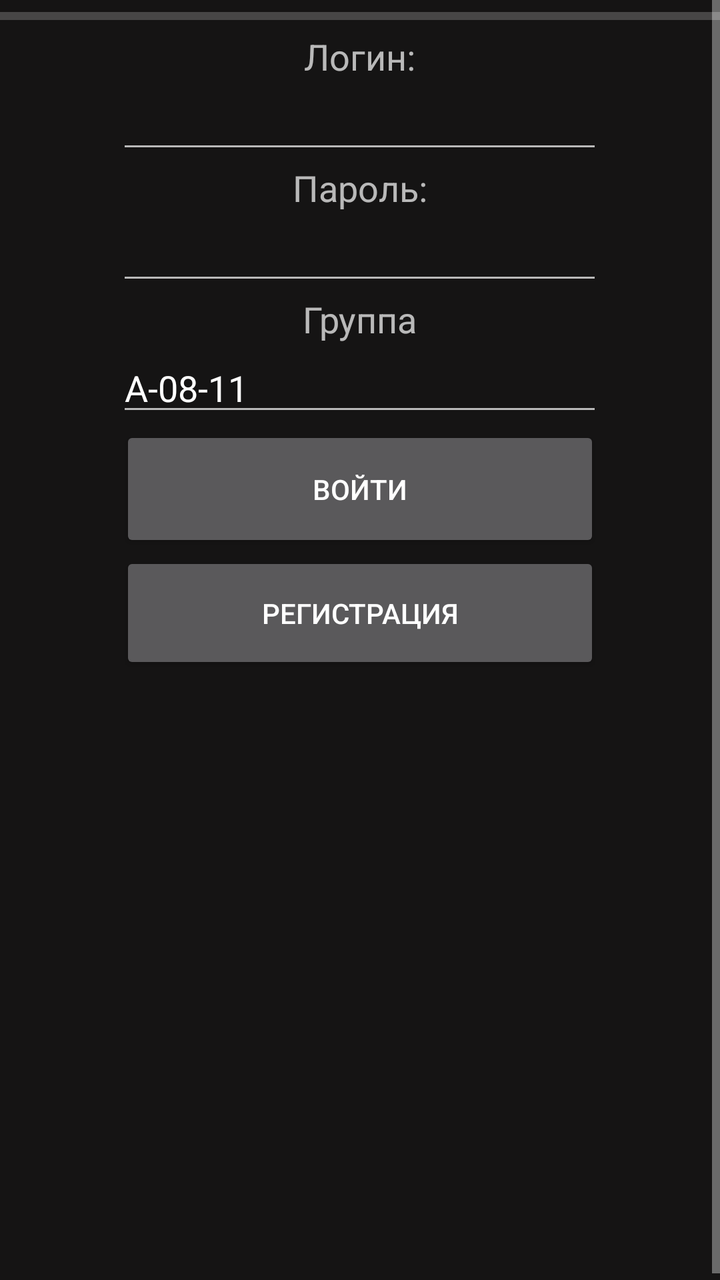
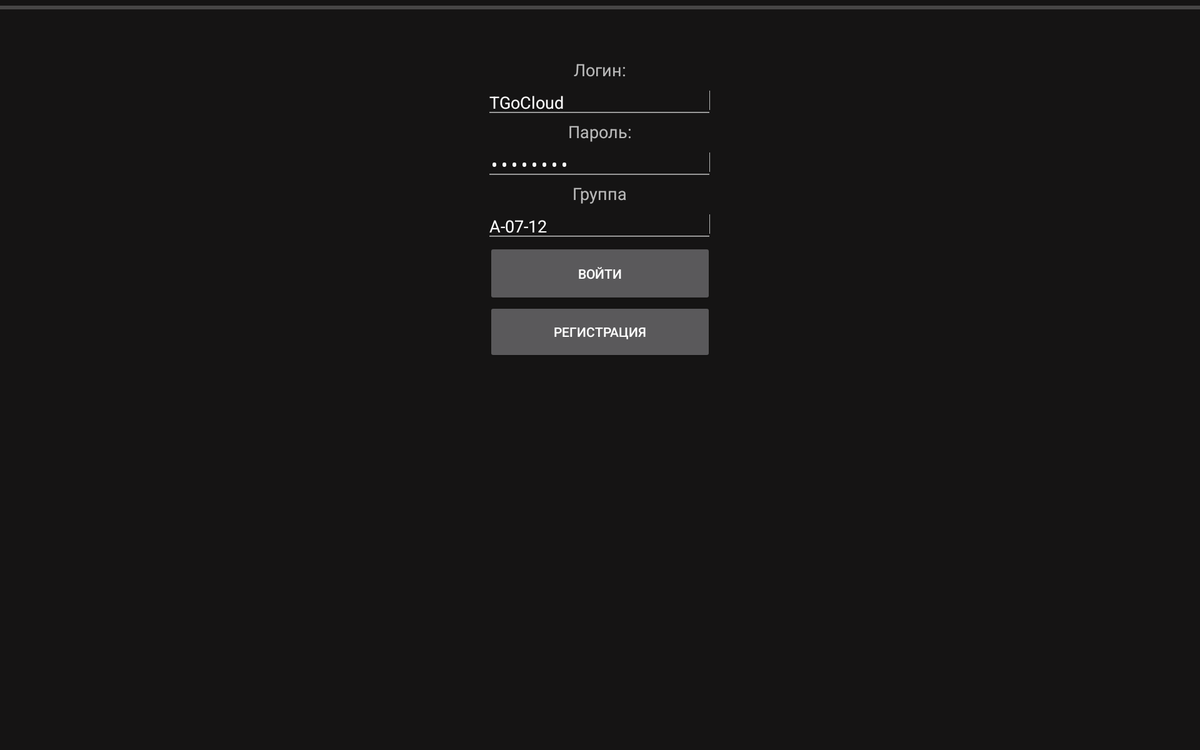

Compare how this app lays out the same screen by default and in its alternative resource folder. The renders come first, then the two layout files and the values they reference.
<!-- AndroidManifest.xml: application theme android:Theme.Material -->
<!-- res/layout/activity_main.xml -->
<GridLayout xmlns:android="http://schemas.android.com/apk/res/android"
    xmlns:tools="http://schemas.android.com/tools"
    android:layout_width="fill_parent"
    android:layout_height="fill_parent"
    android:background="#151414"
    android:columnCount="4"
    android:orientation="horizontal"
    tools:context=".MainActivity">

    <ScrollView
        android:layout_width="match_parent"
        android:layout_height="692dp"
        android:id="@+id/scrollView3"
        android:layout_row="1"
        android:layout_column="0">

        <LinearLayout
            android:orientation="horizontal"
            android:layout_width="match_parent"
            android:layout_height="match_parent">

            <LinearLayout
                android:orientation="vertical"
                android:layout_width="match_parent"
                android:layout_height="752dp">

                <ProgressBar
                    style="?android:attr/progressBarStyleHorizontal"
                    android:layout_width="match_parent"
                    android:layout_height="wrap_content"
                    android:id="@+id/progressBar2"
                    android:indeterminate="false"
                    android:max="0"
                    android:progress="50" />

                <TextView
                    android:layout_width="wrap_content"
                    android:layout_height="wrap_content"
                    android:textAppearance="?android:attr/textAppearanceMedium"
                    android:text="Логин:"
                    android:id="@+id/textView"
                    android:layout_gravity="center_horizontal" />

                <EditText
                    android:layout_width="243dp"
                    android:layout_height="wrap_content"
                    android:id="@+id/log"
                    android:layout_gravity="center_horizontal"
                    android:singleLine="true" />

                <TextView
                    android:layout_width="wrap_content"
                    android:layout_height="wrap_content"
                    android:textAppearance="?android:attr/textAppearanceMedium"
                    android:text="Пароль:"
                    android:id="@+id/textView02"
                    android:layout_gravity="center_horizontal" />

                <EditText
                    android:layout_width="243dp"
                    android:layout_height="wrap_content"
                    android:inputType="textPassword"
                    android:ems="10"
                    android:id="@+id/pass"
                    android:layout_gravity="center_horizontal"
                    android:singleLine="true" />

                <TextView
                    android:layout_width="wrap_content"
                    android:layout_height="wrap_content"
                    android:textAppearance="?android:attr/textAppearanceMedium"
                    android:text="Группа"
                    android:id="@+id/textView14"
                    android:layout_gravity="center_horizontal" />

                <EditText
                    android:layout_width="243dp"
                    android:layout_height="wrap_content"
                    android:id="@+id/group"
                    android:layout_gravity="center_horizontal"
                    android:text="А-08-11"
                    android:singleLine="true" />

                <Button
                    android:layout_width="240dp"
                    android:layout_height="63dp"
                    android:text="Войти"
                    android:id="@+id/button1"
                    android:layout_gravity="center_horizontal"
                    android:onClick="onClick" />

                <Button
                    android:layout_width="240dp"
                    android:layout_height="61dp"
                    android:text="Регистрация"
                    android:id="@+id/button2"
                    android:layout_gravity="center_horizontal"
                    android:onClick="onClick1" />

                <TextView
                    android:layout_width="wrap_content"
                    android:layout_height="wrap_content"
                    android:textAppearance="?android:attr/textAppearanceSmall"
                    android:id="@+id/textView10" />
            </LinearLayout>
        </LinearLayout>
    </ScrollView>

</GridLayout>
<!-- resources referenced by this layout -->
<resources>

</resources>
<!-- res/layout-xlarge/activity_main.xml (the repository's variant of the layout above) -->
<!-- drawn on a large tablet held sideways -->
<GridLayout xmlns:android="http://schemas.android.com/apk/res/android"
    xmlns:tools="http://schemas.android.com/tools"

    android:layout_width="fill_parent"
    android:layout_height="fill_parent"
    android:background="#151414"
    android:columnCount="4"
    android:orientation="horizontal"

    tools:context=".MainActivity">

    <ProgressBar
        style="?android:attr/progressBarStyleHorizontal"
        android:layout_width="match_parent"
        android:layout_height="wrap_content"
        android:id="@+id/progressBar2"
        android:indeterminate="false"
        android:max="0"
        android:progress="50"
        android:layout_row="0"
        android:layout_column="0" />

    <ScrollView
        android:layout_width="match_parent"
        android:layout_height="692dp"
        android:id="@+id/scrollView3"
        android:layout_row="6"
        android:layout_column="0"
        android:layout_gravity="center_vertical">

        <LinearLayout
            android:orientation="horizontal"
            android:layout_width="match_parent"
            android:layout_height="match_parent">

            <LinearLayout
                android:orientation="vertical"
                android:layout_width="match_parent"
                android:layout_height="wrap_content">

                <TextView
                    android:layout_width="wrap_content"
                    android:layout_height="wrap_content"
                    android:textAppearance="?android:attr/textAppearanceMedium"
                    android:text="Логин:"
                    android:id="@+id/textView"
                    android:layout_gravity="center_horizontal" />

                <EditText
                    android:layout_width="243dp"
                    android:layout_height="wrap_content"
                    android:id="@+id/log"
                    android:layout_gravity="center_horizontal"
                    android:singleLine="true"
                    android:maxLength="16"
                    android:text="TGoCloud" />

                <TextView
                    android:layout_width="wrap_content"
                    android:layout_height="wrap_content"
                    android:textAppearance="?android:attr/textAppearanceMedium"
                    android:text="Пароль:"
                    android:id="@+id/textView02"
                    android:layout_gravity="center_horizontal" />

                <EditText
                    android:layout_width="243dp"
                    android:layout_height="wrap_content"
                    android:inputType="textPassword"
                    android:ems="10"
                    android:id="@+id/pass"
                    android:layout_gravity="center_horizontal"
                    android:singleLine="true"
                    android:maxLength="20"
                    android:text="TGoCloud" />

                <TextView
                    android:layout_width="wrap_content"
                    android:layout_height="wrap_content"
                    android:textAppearance="?android:attr/textAppearanceMedium"
                    android:text="Группа"
                    android:id="@+id/textView14"
                    android:layout_gravity="center_horizontal" />

                <EditText
                    android:layout_width="243dp"
                    android:layout_height="wrap_content"
                    android:id="@+id/group"
                    android:layout_gravity="center_horizontal"
                    android:text="A-07-12"
                    android:singleLine="true" />

                <Button
                    android:layout_width="240dp"
                    android:layout_height="63dp"
                    android:text="Войти"
                    android:id="@+id/button1"
                    android:layout_gravity="center_horizontal"
                    android:onClick="onClick" />

                <Button
                    android:layout_width="240dp"
                    android:layout_height="61dp"
                    android:text="Регистрация"
                    android:id="@+id/button2"
                    android:layout_gravity="center_horizontal"
                    android:onClick="onClick1" />

                <TextView
                    android:layout_width="wrap_content"
                    android:layout_height="wrap_content"
                    android:textAppearance="?android:attr/textAppearanceSmall"
                    android:id="@+id/textView10" />
            </LinearLayout>
        </LinearLayout>
    </ScrollView>

</GridLayout>
